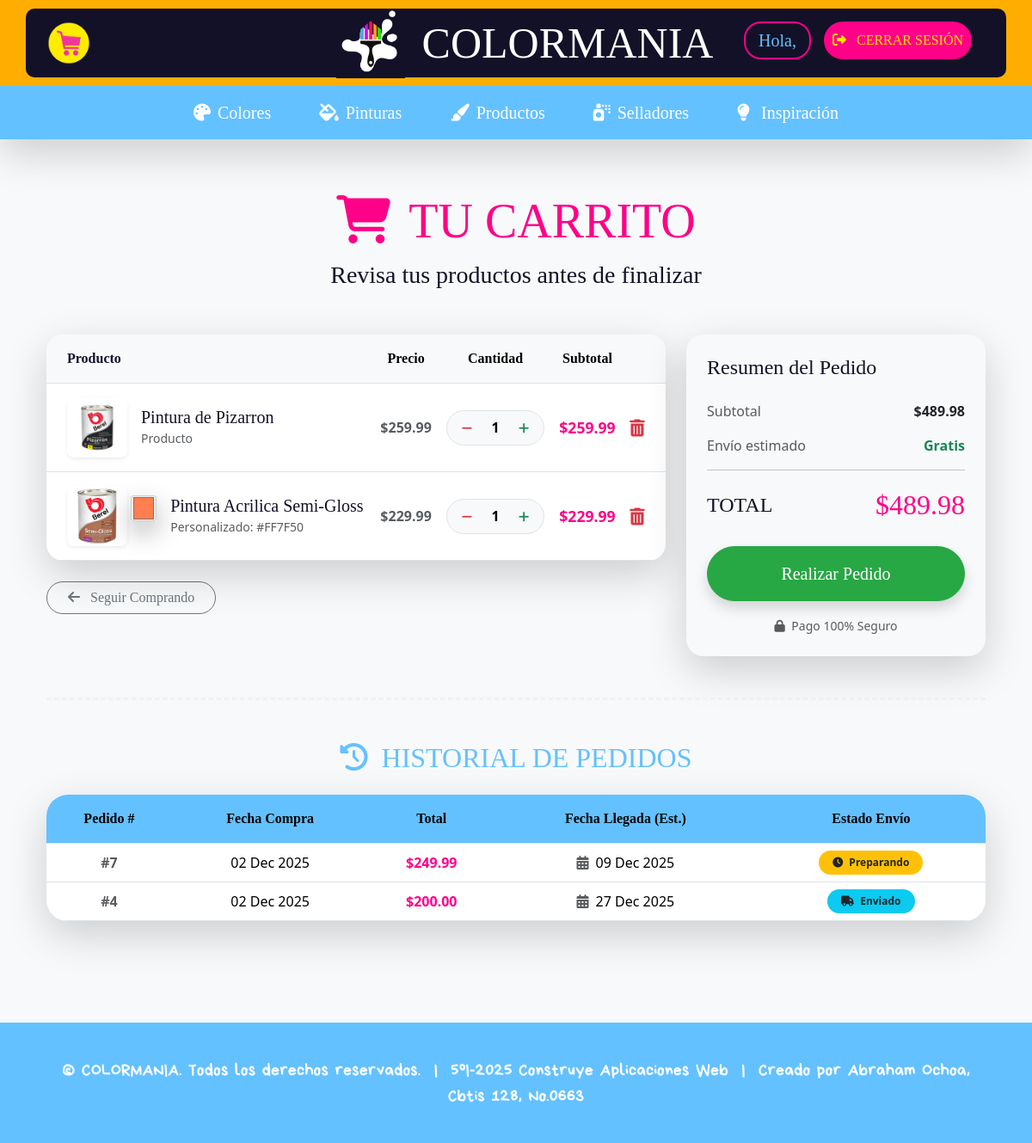
Page /mi-carrito/ (signed in) on the committed database.
### colormania/models.py (models this page shows, shortened)
class ItemCarrito(models.Model):
    carrito = models.ForeignKey(Carrito, on_delete=models.CASCADE, related_name='items')
    producto = models.ForeignKey(Producto, on_delete=models.SET_NULL, null=True, blank=True)
    sellador = models.ForeignKey(Sellador, on_delete=models.SET_NULL, null=True, blank=True)
    personalizado = models.ForeignKey(Personalizado, on_delete=models.SET_NULL, null=True, blank=True)
    cantidad = models.PositiveIntegerField(default=1, validators=[MinValueValidator(1)])
    @property
    def objeto_relacionado(self):
        if self.producto: return self.producto
        if self.sellador: return self.sellador
        if self.personalizado: return self.personalizado
        return None
    @property
    def precio_unitario(self):
        obj = self.objeto_relacionado
        return obj.precio if obj else Decimal(0)
    @property
    def subtotal(self):
        return self.precio_unitario * self.cantidad
    class Meta:
        verbose_name = "Item del Carrito"
        verbose_name_plural = "Items del Carrito"

class Producto(models.Model):
    nombre = models.CharField(max_length=100)
    foto_producto = models.ImageField(upload_to='img_productos/', blank=True, null=True)
    descripcion = models.CharField(max_length=250)
    precio = models.DecimalField(max_digits=20, decimal_places=2)
    stock = models.IntegerField()
    class Meta:
        verbose_name = "Producto"
        verbose_name_plural = "Productos"

class Personalizado(models.Model):
    pintura = models.ForeignKey(Pintura, on_delete=models.CASCADE, related_name='personalizados')
    color = models.CharField(max_length=50)
    usuario = models.ForeignKey('Usuario', on_delete=models.CASCADE, null=True, blank=True)
    @property
    def precio(self):
        return self.pintura.precio
    class Meta:
        verbose_name = "Personalizado"
        verbose_name_plural = "Personalizados"
        ordering = ['-id']

class Pintura(models.Model):
    nombre = models.CharField(max_length=100)
    foto_pintura = models.ImageField(upload_to='img_pinturas/', blank=True, null=True)
    descripcion = models.CharField(max_length=250)
    precio = models.DecimalField(max_digits=20, decimal_places=2)
    stock = models.IntegerField()
    class Meta:
        verbose_name = "Pintura"
        verbose_name_plural = "Pinturas"

class Carrito(models.Model):
    usuario = models.OneToOneField('Usuario', on_delete=models.CASCADE, related_name='carrito')
    creado_en = models.DateTimeField(auto_now_add=True)
    actualizado_en = models.DateTimeField(auto_now=True)
    @property
    def total(self):
        total = sum(item.subtotal for item in self.items.all())
        return total
    class Meta:
        verbose_name = "Carrito"
        verbose_name_plural = "Carritos"

class Pedido(models.Model):
    METODOS_PAGO = [
        ('TARJETA', 'Tarjeta'),
        ('MERCADO_PAGO', 'Mercado Pago'),
        ('OXXO', 'Oxxo'),
    ]
    usuario = models.ForeignKey('Usuario', on_delete=models.CASCADE, related_name='pedidos')
    metodo_pago = models.CharField(max_length=30, choices=METODOS_PAGO)
    total_compra = models.DecimalField(max_digits=20, decimal_places=2)
    fecha = models.DateTimeField(auto_now_add=True)
    numero_tarjeta = models.CharField(max_length=19, blank=True, null=True)
    clabe = models.CharField(max_length=18, blank=True, null=True)
    fecha_vencimiento = models.CharField(max_length=5, blank=True, null=True)
    fecha_llegada = models.DateField(null=True, blank=True)
    estado_envio = models.CharField(max_length=50, default="Pendiente")
    class Meta:
        verbose_name = "Pedido"
        verbose_name_plural = "Pedidos"
        ordering = ['-fecha']

### colormania/views.py (the view)
# urls.py: path('mi-carrito/', views.ver_carrito, name='ver_carrito'),
def ver_carrito(request):
    usuario = _get_usuario(request)
    if not usuario:
        messages.error(request, "Debes iniciar sesión para ver tu carrito.")
        return redirect('login_usuario')
    carrito, created = Carrito.objects.get_or_create(usuario=usuario)
    pedidos_anteriores = Pedido.objects.filter(usuario=usuario).order_by('-fecha')
    return render(request, 'colormania/user/ver_carrito.html', {
        'carrito': carrito,
        'pedidos': pedidos_anteriores  # <--- ¡ESTO FALTABA!
    })

### colormania/views.py (called while the page is built)
def _get_usuario(request):
    usuario_id = request.session.get('usuario_id')
    if not usuario_id: return None
    try:
        return Usuario.objects.get(id=usuario_id)
    except Usuario.DoesNotExist:
        return None

### colormania/templates/colormania/user/ver_carrito.html (shortened to what this page needs)
{% extends 'colormania/base.html' %}
{% load static %}
{% block content %}
<div class="container py-0 mt-0">
    <div class="text-center mb-5">
        <h1 class="bobby display-4" style="color: #ff0088;">
            <i class="fas fa-shopping-cart me-2"></i> TU CARRITO
        </h1>
        <p class="lead bobby fs-3" style="color: #131128;">
            Revisa tus productos antes de finalizar
        </p>
    </div>
    {% if carrito.items.all %}
    <div class="row">
        <div class="col-lg-8">
            <div class="card shadow-lg border-0" style="border-radius: 20px; overflow: hidden;">
                <div class="table-responsive">
                    <table class="table table-hover align-middle mb-0">
                        <thead class="bg-light">
                            <tr>
                                <th class="py-3 ps-4 bobby" style="color: #131128;">Producto</th>
                                <th class="py-3 bobby text-center">Precio</th>
                                <th class="py-3 bobby text-center">Cantidad</th>
                                <th class="py-3 bobby text-center">Subtotal</th>
                                <th class="py-3"></th>
                            </tr>
                        </thead>
                        <tbody>
                            {% for item in carrito.items.all %}
                            <tr>
                                <td class="ps-4 py-3">
                                    <div class="d-flex align-items-center">
                                        <div class="me-3 position-relative">
                                            {% if item.producto and item.producto.foto_producto %}
                                                <img src="{{ item.producto.foto_producto.url }}" class="rounded-3 shadow-sm" style="width: 70px; height: 70px; object-fit: cover;">
                                            {% elif item.sellador and item.sellador.foto_sellador %}
                                                <img src="{{ item.sellador.foto_sellador.url }}" class="rounded-3 shadow-sm" style="width: 70px; height: 70px; object-fit: cover;">
                                            {% elif item.personalizado and item.personalizado.pintura.foto_pintura %}
                                                <img src="{{ item.personalizado.pintura.foto_pintura.url }}" class="rounded-3 shadow-sm" style="width: 70px; height: 70px; object-fit: cover;">
                                                <input type="color" value="{{ item.personalizado.color }}" disabled
                                                    style="width: 30px; height: 30px; pointer-events: none; box-shadow: 0 12px 30px rgba(0,0,0,0.3);">
                                            {% else %}
                                                <div class="bg-light rounded-3 d-flex align-items-center justify-content-center text-muted" style="width: 70px; height: 70px;">
                                                    <i class="fas fa-image"></i>
                                                </div>
                                            {% endif %}
                                        </div>
                                        <div>
                                            {% if item.producto %}
                                                <h5 class="mb-0 bobby" style="color: #131128;">{{ item.producto.nombre }}</h5>
                                                <small class="text-muted">Producto</small>
                                            {% elif item.sellador %}
                                                <h5 class="mb-0 bobby" style="color: #131128;">{{ item.sellador.nombre }}</h5>
                                                <small class="text-muted">Sellador</small>
                                            {% elif item.personalizado %}
                                                <h5 class="mb-0 bobby" style="color: #131128;">{{ item.personalizado.pintura.nombre }}</h5>
                                                <small class="text-muted">Personalizado: {{ item.personalizado.color }}</small>
                                            {% endif %}
                                        </div>
                                    </div>
                                </td>
                                <td class="text-center fw-bold text-muted">${{ item.precio_unitario }}</td>
                                <td class="text-center">
                                    <div class="d-inline-flex align-items-center bg-light rounded-pill px-2 py-1 border">
                                        <a href="{% url 'actualizar_item' item.id 'restar' %}" class="btn btn-sm btn-link text-decoration-none text-danger fw-bold"><i class="fas fa-minus"></i></a>
                                        <span class="mx-2 fw-bold" style="min-width: 20px;">{{ item.cantidad }}</span>
                                        <a href="{% url 'actualizar_item' item.id 'sumar' %}" class="btn btn-sm btn-link text-decoration-none text-success fw-bold"><i class="fas fa-plus"></i></a>
                                    </div>
                                </td>
                                <td class="text-center fw-bold" style="color: #ff0088; font-size: 1.1rem;">${{ item.subtotal }}</td>
                                <td class="text-center pe-4">
                                    <a href="{% url 'actualizar_item' item.id 'eliminar' %}" class="text-danger transform-hover-icon" onclick="return confirm('¿Seguro que deseas eliminar este producto?');">
                                        <i class="fas fa-trash-alt fa-lg"></i>
                                    </a>
                                </td>
                            </tr>
                            {% endfor %}
                        </tbody>
                    </table>
                </div>
            </div>
            <div class="mt-4">
                <a href="{% url 'ver_productos' %}" class="btn btn-outline-secondary rounded-pill px-4 bobby">
                    <i class="fas fa-arrow-left me-2"></i> Seguir Comprando
                </a>
            </div>
        </div>
        <div class="col-lg-4 mt-4 mt-lg-0">
            <div class="card shadow-lg border-0" style="border-radius: 20px; background-color: #f8f9fa;">
                <div class="card-body p-4">
                    <h4 class="bobby mb-4" style="color: #131128;">Resumen del Pedido</h4>
                    <div class="d-flex justify-content-between mb-3">
                        <span class="text-muted">Subtotal</span>
                        <span class="fw-bold">${{ carrito.total }}</span>
                    </div>
                    <div class="d-flex justify-content-between mb-3">
                        <span class="text-muted">Envío estimado</span>
                        <span class="text-success fw-bold">Gratis</span>
                    </div>
                    <hr>
                    <div class="d-flex justify-content-between mb-4 align-items-center">
                        <span class="fs-4 bobby" style="color: #131128;">TOTAL</span>
                        <span class="fs-2 bobby" style="color: #ff0088;">${{ carrito.total }}</span>
                    </div>
                    <a href="{% url 'realizar_pedido' %}" class="btn btn-success w-100 btn-lg rounded-pill shadow bobby py-3 transform-hover">
                        Realizar Pedido
                    </a>
                    <div class="text-center mt-3">
                        <small class="text-muted"><i class="fas fa-lock me-1"></i> Pago 100% Seguro</small>
                    </div>
                </div>
            </div>
        </div>
    </div>
    {% endif %}
    <hr class="my-5" style="border-top: 3px dashed #e0e0e0;">
    <div class="mt-5 mb-5">
        <h2 class="bobby text-center mb-4" style="color: #64c1ff;">
            <i class="fas fa-history me-2"></i> HISTORIAL DE PEDIDOS
        </h2>
        {% if pedidos %}
        <div class="card shadow-lg border-0" style="border-radius: 25px; overflow: hidden;">
            <div class="table-responsive">
                <table class="table table-hover align-middle mb-0 text-center">
                    <thead class="text-white" style="background: #64c1ff;">
                        <tr>
                            <th class="py-3 bobby">Pedido #</th>
                            <th class="py-3 bobby">Fecha Compra</th>
                            <th class="py-3 bobby">Total</th>
                            <th class="py-3 bobby">Fecha Llegada (Est.)</th>
                            <th class="py-3 bobby">Estado Envío</th>
                        </tr>
                    </thead>
                    <tbody>
                        {% for p in pedidos %}
                        <tr>
                            <td class="fw-bold text-muted">#{{ p.id }}</td>
                            <td>{{ p.fecha|date:"d M Y" }}</td>
                            <td class="fw-bold" style="color: #ff0088;">${{ p.total_compra }}</td>
                            <td>
                                {% if p.fecha_llegada %}
                                    <i class="fas fa-calendar-alt text-muted me-1"></i> {{ p.fecha_llegada|date:"d M Y" }}
                                {% else %}
                                    <span class="text-muted">—</span>
                                {% endif %}
                            </td>
                            <td>
                                {% if "Entregado" in p.estado_envio %}
                                    <span class="badge bg-success rounded-pill px-3 py-2">
                                        <i class="fas fa-check-circle me-1"></i> Entregado
                                    </span>
                                {% elif "Cancelado" in p.estado_envio %}
                                    <span class="badge bg-danger rounded-pill px-3 py-2">Cancelado</span>
                                {% elif "Enviado" in p.estado_envio %}
                                    <span class="badge bg-info text-dark rounded-pill px-3 py-2">
                                        <i class="fas fa-truck me-1"></i> Enviado
                                    </span>
                                {% else %}
                                    <span class="badge bg-warning text-dark rounded-pill px-3 py-2">
                                        <i class="fas fa-clock me-1"></i> {{ p.estado_envio }}
                                    </span>
                                {% endif %}
                            </td>
                        </tr>
                        {% endfor %}
                    </tbody>
                </table>
            </div>
        </div>
        {% else %}
            <div class="text-center p-4 bg-light rounded-4 shadow-sm">
                <p class="text-muted bobby fs-5 mb-0">Aún no has realizado ningún pedido.</p>
            </div>
        {% endif %}
    </div>
</div>
{% endblock %}

### colormania/templates/colormania/user/ver_carrito.html (style rules this page uses)
.table > :not(caption) > * > * { background-color: transparent; border-bottom-width: 1px; }

### rows in the picture
ItemCarrito: producto.foto_producto (picture), producto.nombre "Pintura de Pizarron", precio_unitario "259.99", cantidad "1", subtotal "259.99"
ItemCarrito: personalizado.pintura.foto_pintura (picture), personalizado.color "#ff7f50", personalizado.pintura.nombre "Pintura Acrilica Semi-Gloss", personalizado.color "#FF7F50", precio_unitario "229.99", cantidad "1", subtotal "229.99"
Carrito: total "489.98"
Pedido: id "7", fecha "02 Dec 2025", total_compra "249.99", fecha_llegada "09 Dec 2025", estado_envio "Preparando"
Pedido: id "4", fecha "02 Dec 2025", total_compra "200.00", fecha_llegada "27 Dec 2025", estado_envio "Enviado" (drawn)
